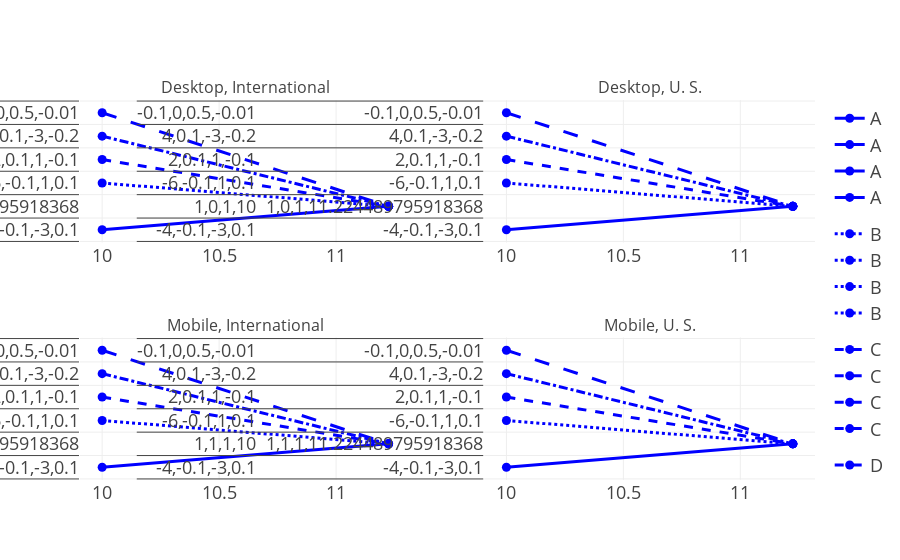

Notebook cell for this chart:
### Code cell
# Simualte
ug = UserGenerator()
x = visualise_bandits(ug)
x.show()
